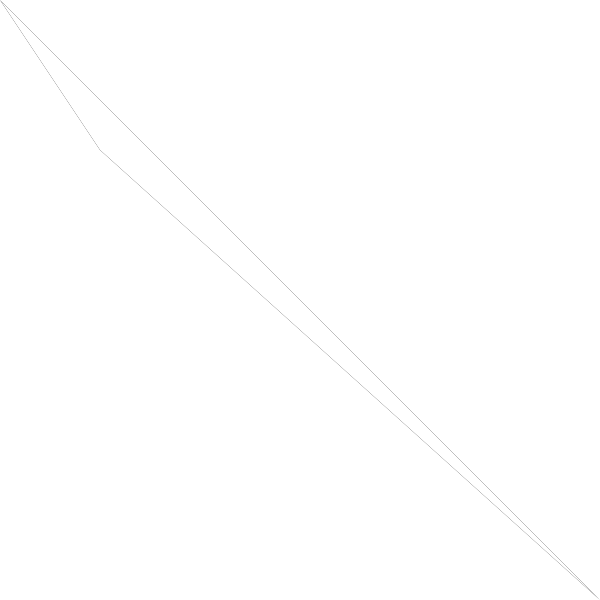
Frame 1 (no input)
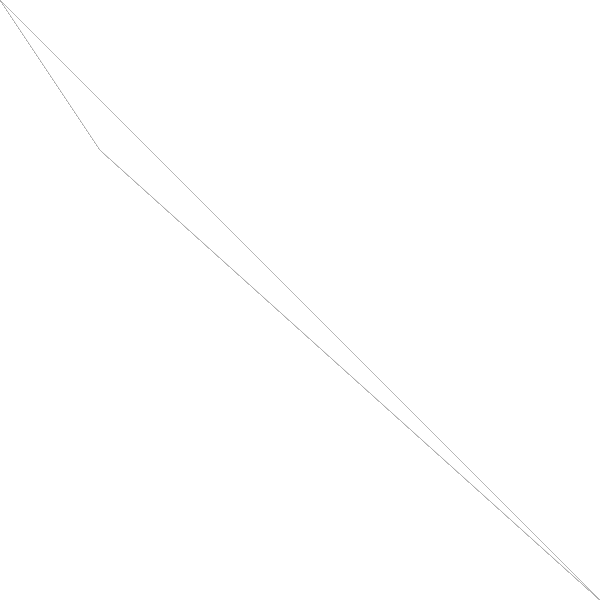
Frame 60 (the mouse pressed at the canvas centre just before this capture)
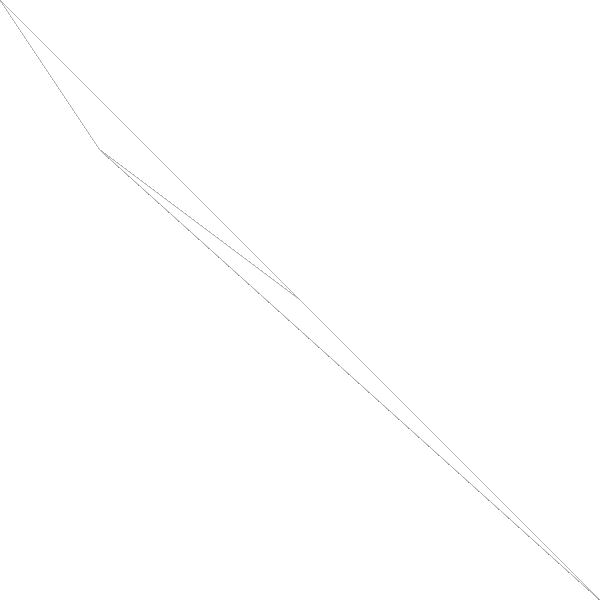
Frame 120 (the mouse held since frame 60 and released just before this capture)

The Processing sketch that drew these frames (run headless with seeded random() and noise(); from frame 60 on, the mouse is pressed at the canvas centre):

// Processing sketch: processing_148986
// ── processing_148986.pde

/* konkuk University
 Department of Dynamic Media
 SOS iDesign
 Name : LEE HeaRin
 ID : 201420102
 */

float xLast;
float yLast;
boolean switchStroke = true;
boolean switchRotation = true;
boolean onOff = true;
boolean backGround = true;

void setup() {
  size(600,600);
  smooth();
  background(255);
  frameRate(20); 
}


void draw() {
  fill(#FFFFFF);
  noStroke();
  quad(mouseY, mouseX, 100, 150, width, height, pmouseX, pmouseY );
  xLast = pmouseX;
  yLast = pmouseY;
  fill(#000000);
  quad(mouseX, mouseY, 100, 150, width, width, pmouseX, pmouseY);
  xLast = pmouseX;
  yLast = pmouseY; 
  fill(#FFFFFF);
  quad(mouseY, mouseX, 100, 150, height, width, pmouseY, pmouseX);
  fill(#000000);
  line(mouseX, mouseY, pmouseX, pmouseY);
  fill(#FFFFFF);
  line(mouseY, mouseX, pmouseY, pmouseX); 

}

void title() {
   fill(127);
   textAlign(RIGHT);
   text("LEE HaeRin, Untitled, Dynamic Media, 2014", width-50 ,height-20);
 }
 
